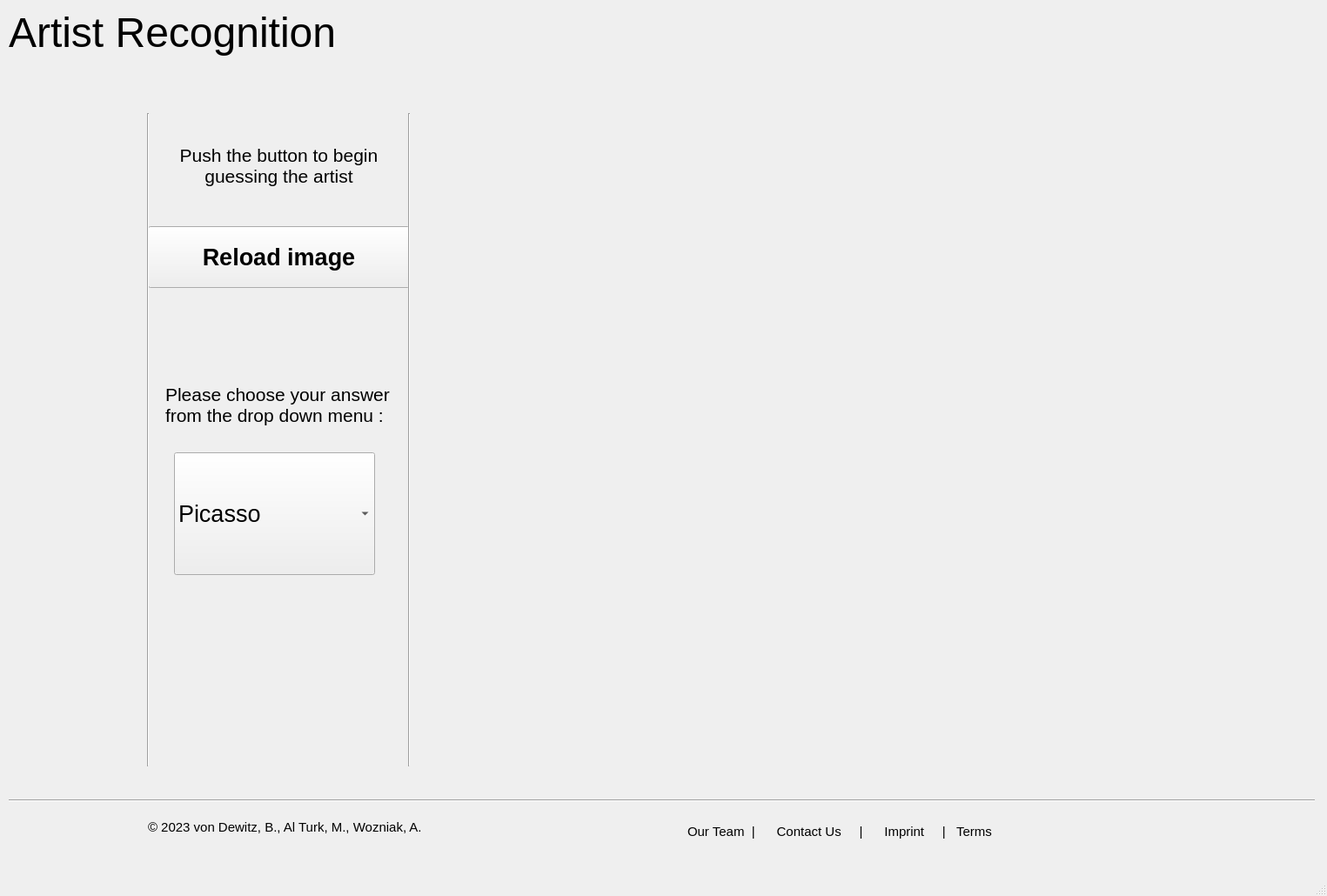
<?xml version="1.0" encoding="UTF-8"?>
<ui version="4.0">
 <class>MainWindow</class>
 <widget class="QMainWindow" name="MainWindow">
  <property name="geometry">
   <rect>
    <x>0</x>
    <y>0</y>
    <width>1525</width>
    <height>1030</height>
   </rect>
  </property>
  <property name="windowTitle">
   <string>MainWindow</string>
  </property>
  <widget class="QWidget" name="centralwidget">
   <widget class="QStackedWidget" name="stackedWidget">
    <property name="geometry">
     <rect>
      <x>10</x>
      <y>10</y>
      <width>1501</width>
      <height>981</height>
     </rect>
    </property>
    <property name="currentIndex">
     <number>0</number>
    </property>
    <widget class="QWidget" name="page_2">
     <widget class="QLabel" name="painting_image_random">
      <property name="geometry">
       <rect>
        <x>620</x>
        <y>140</y>
        <width>661</width>
        <height>731</height>
       </rect>
      </property>
      <property name="text">
       <string/>
      </property>
      <property name="pixmap">
       <pixmap>../example_paintings/Pablo_Picasso_412.jpg</pixmap>
      </property>
      <property name="scaledContents">
       <bool>true</bool>
      </property>
     </widget>
     <widget class="QStackedWidget" name="stackedWidget_2">
      <property name="geometry">
       <rect>
        <x>160</x>
        <y>410</y>
        <width>301</width>
        <height>301</height>
       </rect>
      </property>
      <property name="currentIndex">
       <number>0</number>
      </property>
      <widget class="QWidget" name="stack_01">
       <widget class="QLabel" name="text_choose">
        <property name="geometry">
         <rect>
          <x>20</x>
          <y>20</y>
          <width>261</width>
          <height>51</height>
         </rect>
        </property>
        <property name="font">
         <font>
          <pointsize>16</pointsize>
         </font>
        </property>
        <property name="text">
         <string>Please choose your answer from the drop down menu :</string>
        </property>
        <property name="wordWrap">
         <bool>true</bool>
        </property>
       </widget>
       <widget class="QComboBox" name="drop_down_artist">
        <property name="geometry">
         <rect>
          <x>30</x>
          <y>100</y>
          <width>231</width>
          <height>141</height>
         </rect>
        </property>
        <property name="font">
         <font>
          <pointsize>20</pointsize>
         </font>
        </property>
        <item>
         <property name="text">
          <string>Picasso</string>
         </property>
        </item>
        <item>
         <property name="text">
          <string>Gaugain</string>
         </property>
        </item>
       </widget>
      </widget>
      <widget class="QWidget" name="stack_02">
       <widget class="QLabel" name="machine_answer">
        <property name="geometry">
         <rect>
          <x>10</x>
          <y>80</y>
          <width>281</width>
          <height>121</height>
         </rect>
        </property>
        <property name="text">
         <string>example: Pablo Picasso 
machine Answer 
and all information gathered 
by machine etc. 
including correct answer</string>
        </property>
       </widget>
       <widget class="QLabel" name="label">
        <property name="geometry">
         <rect>
          <x>90</x>
          <y>40</y>
          <width>141</width>
          <height>21</height>
         </rect>
        </property>
        <property name="text">
         <string>Machine Answer</string>
        </property>
       </widget>
      </widget>
     </widget>
     <widget class="QPushButton" name="pushButton_start2">
      <property name="geometry">
       <rect>
        <x>160</x>
        <y>250</y>
        <width>301</width>
        <height>71</height>
       </rect>
      </property>
      <property name="font">
       <font>
        <pointsize>20</pointsize>
        <bold>true</bold>
       </font>
      </property>
      <property name="text">
       <string>Reload image</string>
      </property>
     </widget>
     <widget class="QLabel" name="text_start_request_2">
      <property name="geometry">
       <rect>
        <x>160</x>
        <y>140</y>
        <width>301</width>
        <height>81</height>
       </rect>
      </property>
      <property name="font">
       <font>
        <pointsize>16</pointsize>
       </font>
      </property>
      <property name="text">
       <string>Push the button to begin
 guessing the artist </string>
      </property>
      <property name="alignment">
       <set>Qt::AlignCenter</set>
      </property>
     </widget>
     <widget class="QLabel" name="title2">
      <property name="font">
       <font>
        <pointsize>36</pointsize>
       </font>
      </property>
      <property name="text">
       <string>Artist Recognition</string>
      </property>
     </widget>
     <widget class="Line" name="line">
      <property name="geometry">
       <rect>
        <x>-10</x>
        <y>900</y>
        <width>1521</width>
        <height>20</height>
       </rect>
      </property>
      <property name="orientation">
       <enum>Qt::Horizontal</enum>
      </property>
     </widget>
     <widget class="Line" name="line_2">
      <property name="geometry">
       <rect>
        <x>450</x>
        <y>120</y>
        <width>20</width>
        <height>751</height>
       </rect>
      </property>
      <property name="orientation">
       <enum>Qt::Vertical</enum>
      </property>
     </widget>
     <widget class="Line" name="line_3">
      <property name="geometry">
       <rect>
        <x>150</x>
        <y>120</y>
        <width>20</width>
        <height>751</height>
       </rect>
      </property>
      <property name="orientation">
       <enum>Qt::Vertical</enum>
      </property>
     </widget>
     <widget class="QLabel" name="label_3">
      <property name="geometry">
       <rect>
        <x>160</x>
        <y>930</y>
        <width>361</width>
        <height>21</height>
       </rect>
      </property>
      <property name="font">
       <font>
        <pointsize>11</pointsize>
       </font>
      </property>
      <property name="text">
       <string>© 2023 von Dewitz, B., Al Turk, M., Wozniak, A.</string>
      </property>
     </widget>
     <widget class="QLabel" name="label_6">
      <property name="geometry">
       <rect>
        <x>780</x>
        <y>930</y>
        <width>381</width>
        <height>31</height>
       </rect>
      </property>
      <property name="font">
       <font>
        <pointsize>11</pointsize>
       </font>
      </property>
      <property name="text">
       <string>Our Team  |      Contact Us     |      Imprint     |   Terms  </string>
      </property>
     </widget>
    </widget>
    <widget class="QWidget" name="page_1">
     <widget class="QLabel" name="painting_image1">
      <property name="geometry">
       <rect>
        <x>40</x>
        <y>170</y>
        <width>331</width>
        <height>431</height>
       </rect>
      </property>
      <property name="text">
       <string/>
      </property>
      <property name="pixmap">
       <pixmap>../example_paintings/Vincent_van_Gogh_210.jpg</pixmap>
      </property>
      <property name="scaledContents">
       <bool>true</bool>
      </property>
     </widget>
     <widget class="QLabel" name="text_start_request">
      <property name="geometry">
       <rect>
        <x>730</x>
        <y>740</y>
        <width>241</width>
        <height>41</height>
       </rect>
      </property>
      <property name="font">
       <font>
        <pointsize>16</pointsize>
       </font>
      </property>
      <property name="text">
       <string>Push the button to begin</string>
      </property>
     </widget>
     <widget class="QPushButton" name="pushButton_start_1">
      <property name="geometry">
       <rect>
        <x>990</x>
        <y>720</y>
        <width>401</width>
        <height>81</height>
       </rect>
      </property>
      <property name="font">
       <font>
        <pointsize>20</pointsize>
        <bold>true</bold>
       </font>
      </property>
      <property name="text">
       <string>Let's Start</string>
      </property>
     </widget>
     <widget class="QLabel" name="painting_image1_text">
      <property name="geometry">
       <rect>
        <x>60</x>
        <y>620</y>
        <width>181</width>
        <height>21</height>
       </rect>
      </property>
      <property name="font">
       <font>
        <pointsize>16</pointsize>
       </font>
      </property>
      <property name="text">
       <string>Artist name</string>
      </property>
     </widget>
     <widget class="QLabel" name="painting_image2_text">
      <property name="geometry">
       <rect>
        <x>430</x>
        <y>620</y>
        <width>181</width>
        <height>21</height>
       </rect>
      </property>
      <property name="font">
       <font>
        <pointsize>16</pointsize>
       </font>
      </property>
      <property name="text">
       <string>Artist name</string>
      </property>
     </widget>
     <widget class="QLabel" name="painting_image2">
      <property name="geometry">
       <rect>
        <x>400</x>
        <y>170</y>
        <width>331</width>
        <height>431</height>
       </rect>
      </property>
      <property name="text">
       <string/>
      </property>
      <property name="pixmap">
       <pixmap>../example_paintings/Vincent_van_Gogh_210.jpg</pixmap>
      </property>
      <property name="scaledContents">
       <bool>true</bool>
      </property>
     </widget>
     <widget class="QLabel" name="painting_image3_text">
      <property name="geometry">
       <rect>
        <x>780</x>
        <y>620</y>
        <width>181</width>
        <height>21</height>
       </rect>
      </property>
      <property name="font">
       <font>
        <pointsize>16</pointsize>
       </font>
      </property>
      <property name="text">
       <string>Artist name</string>
      </property>
     </widget>
     <widget class="QLabel" name="painting_image3">
      <property name="geometry">
       <rect>
        <x>760</x>
        <y>170</y>
        <width>331</width>
        <height>431</height>
       </rect>
      </property>
      <property name="text">
       <string/>
      </property>
      <property name="pixmap">
       <pixmap>../example_paintings/Vincent_van_Gogh_210.jpg</pixmap>
      </property>
      <property name="scaledContents">
       <bool>true</bool>
      </property>
     </widget>
     <widget class="QLabel" name="painting_image4_text">
      <property name="geometry">
       <rect>
        <x>1140</x>
        <y>620</y>
        <width>181</width>
        <height>21</height>
       </rect>
      </property>
      <property name="font">
       <font>
        <pointsize>16</pointsize>
       </font>
      </property>
      <property name="text">
       <string>Artist name</string>
      </property>
     </widget>
     <widget class="QLabel" name="painting_image4">
      <property name="geometry">
       <rect>
        <x>1120</x>
        <y>170</y>
        <width>331</width>
        <height>431</height>
       </rect>
      </property>
      <property name="text">
       <string/>
      </property>
      <property name="pixmap">
       <pixmap>../example_paintings/Vincent_van_Gogh_210.jpg</pixmap>
      </property>
      <property name="scaledContents">
       <bool>true</bool>
      </property>
     </widget>
     <widget class="QLabel" name="text_project">
      <property name="geometry">
       <rect>
        <x>60</x>
        <y>680</y>
        <width>531</width>
        <height>191</height>
       </rect>
      </property>
      <property name="font">
       <font>
        <pointsize>12</pointsize>
       </font>
      </property>
      <property name="text">
       <string>The idea of the project was to create a machine learning algorithm in Python
using libraries such as NumPy, Keras, and TensorFlow. Qt Creator 6 was used 
to build the presented graphical user interface. 
The images necessary for training and testing the algorithm were downloaded 
from Kaggle (Kaggle Inc. 2023).
The model is based on ten artist and a total of 3000 images.</string>
      </property>
     </widget>
     <widget class="QLabel" name="title2_2">
      <property name="geometry">
       <rect>
        <x>510</x>
        <y>20</y>
        <width>378</width>
        <height>64</height>
       </rect>
      </property>
      <property name="font">
       <font>
        <pointsize>36</pointsize>
       </font>
      </property>
      <property name="text">
       <string>Artist Recognition</string>
      </property>
     </widget>
     <widget class="QLabel" name="label_4">
      <property name="geometry">
       <rect>
        <x>160</x>
        <y>930</y>
        <width>361</width>
        <height>21</height>
       </rect>
      </property>
      <property name="font">
       <font>
        <pointsize>11</pointsize>
       </font>
      </property>
      <property name="text">
       <string>© 2023 von Dewitz, B., Al Turk, M., Wozniak, A.</string>
      </property>
     </widget>
     <widget class="QLabel" name="label_5">
      <property name="geometry">
       <rect>
        <x>730</x>
        <y>930</y>
        <width>381</width>
        <height>31</height>
       </rect>
      </property>
      <property name="font">
       <font>
        <pointsize>11</pointsize>
       </font>
      </property>
      <property name="text">
       <string>Our Team  |      Contact Us     |      Imprint     |   Terms  </string>
      </property>
     </widget>
     <widget class="Line" name="line_4">
      <property name="geometry">
       <rect>
        <x>-10</x>
        <y>900</y>
        <width>1521</width>
        <height>20</height>
       </rect>
      </property>
      <property name="orientation">
       <enum>Qt::Horizontal</enum>
      </property>
     </widget>
     <widget class="Line" name="line_6">
      <property name="geometry">
       <rect>
        <x>-10</x>
        <y>650</y>
        <width>1531</width>
        <height>16</height>
       </rect>
      </property>
      <property name="orientation">
       <enum>Qt::Horizontal</enum>
      </property>
     </widget>
    </widget>
   </widget>
  </widget>
  <widget class="QMenuBar" name="menubar">
   <property name="geometry">
    <rect>
     <x>0</x>
     <y>0</y>
     <width>1525</width>
     <height>22</height>
    </rect>
   </property>
  </widget>
  <widget class="QStatusBar" name="statusbar"/>
 </widget>
 <resources/>
 <connections/>
</ui>
